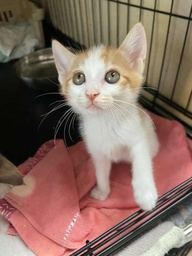
#> input picture A1/img_example.JPG, 192 x 256 px, shrunk from 843 x 1124 before the run
$ jupyter execute '과제1_20161699_맹주완.ipynb'
#> lines starting #> are read from the running program, lines starting #| are printed output that depends on the picture
Assignment 1: write a program to rotate an image by a given angle (in radians) using bilinear interpolation

Start:
* load image
* set rotation angle

[cell 1]
import cv2
import numpy as np

# Load the image
img = cv2.imread("img_example.JPG")
#> img is the input picture: shape (256, 192, 3); mean B, G, R 97.5, 108.6, 133.6

# Set the rotation angle
ang = 5*np.pi/3

Problem 1: [code by yourself]

Define a function `rotate_img()`, with the following input parameters and return variables:
* img (input): input image as a 3D numpy array of size (H,W,3)
* ang (input): rotation angle in radian
* img_out (output): output image as a 3D numpy array of size (H_out,W_out,3)

This function should include the following processes:
* Define a 2x2 rotation matrix as a numpy array for the given rotation angle -> 회전 행렬
* Compute output image size and the offset for the output image coordinates by computing the image corner coordinates after rotating the image ->
* Apply bilinear interpolation when determining the pixel values for the output image

[cell 2]
def binterpolation(x, y, points):

    '''
   1,2   2,2
    ------
    |    |
    |    |
    ------
   1,1   2,1


   x,y
    '''

    (x1, y1, q11), (x1, y2, q12), (x2, y1, q21), (x2, y2, q22) = points
    # 좌하단      ,  좌상단,          우하단,          우상단

    if not x1 <= x <= x2 or not y1 <= y <= y2:
        print('The (x, y) coordinates are not within the rectangle')


    top_P= (x2 - x) / (x2 - x1) * q12 + (x-x1) / (x2-x1) * q22
    bottom_P= (x2 - x) / (x2 - x1) * q11 + (x-x1) / (x2-x1) * q21

    P=(y2-y) / (y2-y1) * bottom_P + (y-y1) / (y2-y1) * top_P


    return P


#print(binterpolation(12, 4.5,[(10, 4, 100),(20, 4, 200),(10, 6, 150),(20, 6, 300)]))

[cell 3]
import numpy as np
from PIL import Image
import math
import matplotlib.pyplot as plt

def rotate_img(img,angle):
#> called with angle = 5.24
    image = img

    if  angle == np.pi / 2:
        rotation_matrix = np.array([[0, -1],[1,0]])

    elif angle == np.pi:
        rotation_matrix=np.array([[-1,0],[0,-1]])

    elif angle == 3 * np.pi / 2:
        rotation_matrix=np.array([[0,1],[-1,0]])

    else:
        # 회전행렬
        rotation_matrix = np.array([[np.cos(angle), -np.sin(angle)],
                                    [np.sin(angle), np.cos(angle)]])


    H=image.shape[0]
#> H = 256
    W=image.shape[1]
#> W = 192

    # 회전된 이미지의 폭과 너비 계산을 위해 원 이미지 좌표를 회전행렬을 통해 변환
    corners = np.array([[0, 0], [W, 0], [W, H], [0, H]])
#> corners = [[0, 0], [192, 0], [192, 256], [0, 256]]
    rotated_corners = np.dot(corners, rotation_matrix)
    '''
                        [[   0    0]
                        [ 843    0]
                        [ 843 1124]
                        [   0 1124]]

                            v
                            v
                            v

                        [[   0.            0.        ]
                        [ 421.5        -730.05941539]
                        [1394.91255385 -168.05941539]
                        [ 973.41255385  562.        ]]
    '''

    min_x,min_y=np.min(rotated_corners,axis=0)   # 0.0 -730.0594153902817
#> min_x = -221.7; min_y = 0
    max_x,max_y=np.max(rotated_corners,axis=0)   # 1394.9125538537091 562.0000000000001
#> max_x = 96; max_y = 294.3


    # 변환된 이미지의 폭과 너비
    new_height = int(np.ceil(max_y - min_y))
#> new_height = 295
    new_width = int(np.ceil(max_x - min_x))


    # 0으로 채워진 행렬
    output=np.zeros((new_height,new_width,image.shape[2]))

    '''

    # 1. 역변환 하기전 min_x,min_y만큼 x,y좌표를 더해주고 역변환
    # 2. 변환된 좌표가 원본 좌표 내에 들어오는 좌표면 보간
    # 3. 변환된 좌표가 원본 이미지 좌표 내에 들어오지 않는다면 0

    '''

    # 새로운 이미지가 생성될 좌표를 순회

    for i in range(new_height):
        for j in range(new_width):
            # 좌표값을 뺴주고
            x=j+min_x
            y=i+min_y

            points=[[x,y]]

            # 역변환
            new_points=np.dot(points,rotation_matrix.T)
            new_y=new_points[0][1]
            new_x=new_points[0][0]


            # 90, 180, 270도 일때
            if angle == np.pi/2 or angle == np.pi or angle== 3*np.pi/2:
                 # 범위 내에 들어오는 좌표면 불러오기
                if 0 <= new_x < W-1 and 0 <= new_y < H-1:
                    output[i,j,:]=img[new_y,new_x,:]

            else:
                # 범위 내에 들어오는 좌표면 보간
                if 0 <= new_x < W-1 and 0 <= new_y < H-1:
                    floor_x=int(np.floor(new_x))
                    ceil_x=int(np.ceil(new_x))
                    floor_y=int(np.floor(new_y))
                    ceil_y=int(np.ceil(new_y))
                    origin=[(floor_x,floor_y,image[floor_y,floor_x,:]),(floor_x,ceil_y,image[ceil_y,floor_x,:]),
                            (ceil_x,floor_y,image[floor_y,ceil_x,:]),(ceil_x,ceil_y,image[ceil_y,ceil_x,:])]

                    P=binterpolation(new_x,new_y,origin)

                    output[i,j,:]=P
#> output: shape (295, 318, 3) float64; 0.07% of the values are NaN or infinite; the others: min 0, max 255, mean 58.74

    output=output.astype(np.uint8)
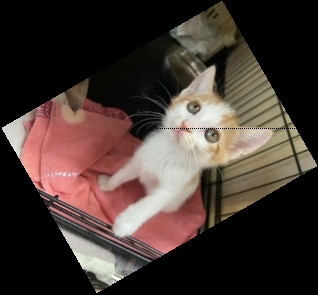
#> output: shape (295, 318, 3); mean B, G, R 50.3, 56, 69.1
    return output

Show the output:
* use matplotlib

[cell 4]
import matplotlib.pyplot as plt

if ang==0 or ang == 2*np.pi:
    img=cv2.cvtColor(img,cv2.COLOR_BGR2RGB)
    plt.imshow(img)
    plt.show()
else:
    img_out=rotate_img(img,ang)
    # Convert the image from BGR to RGB format
    img_out = cv2.cvtColor(img_out, cv2.COLOR_BGR2RGB)
    # Display the image using Matplotlib
    print(img_out.shape)
#| (295, 318, 3)
    plt.imshow(img_out)
    plt.show()
